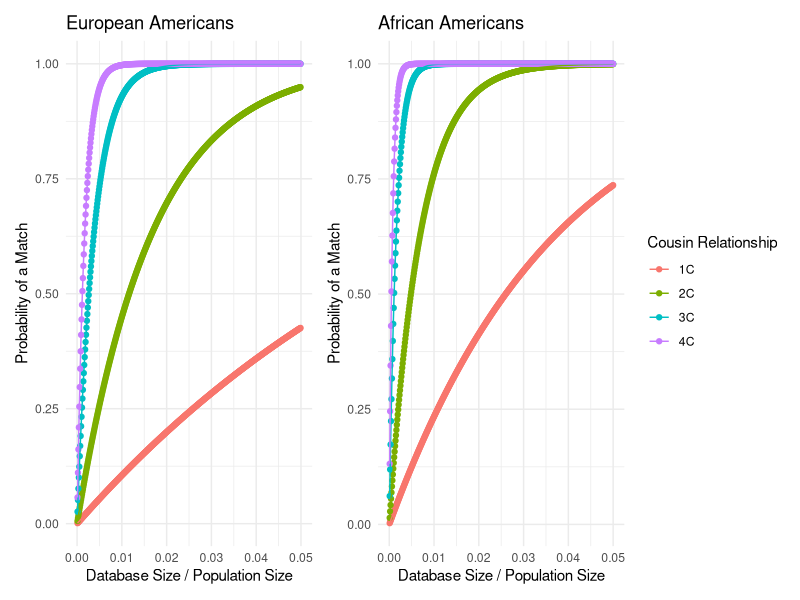
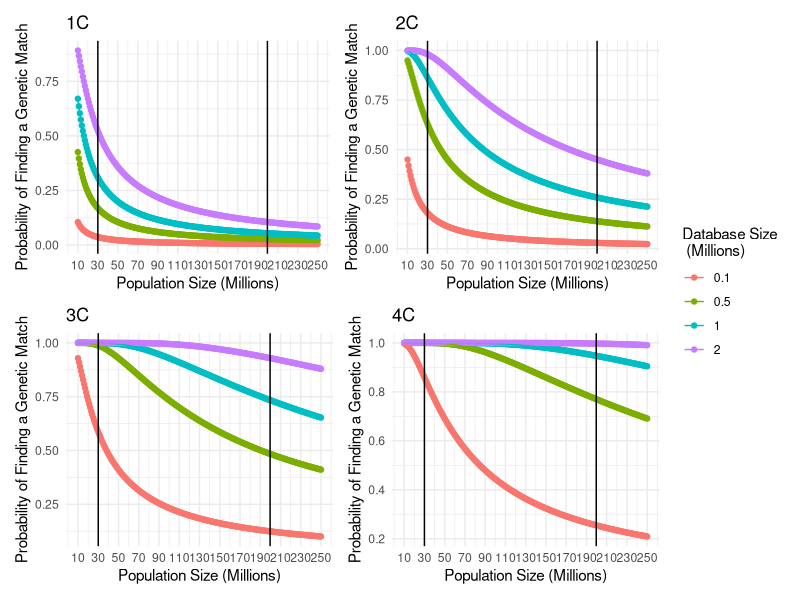
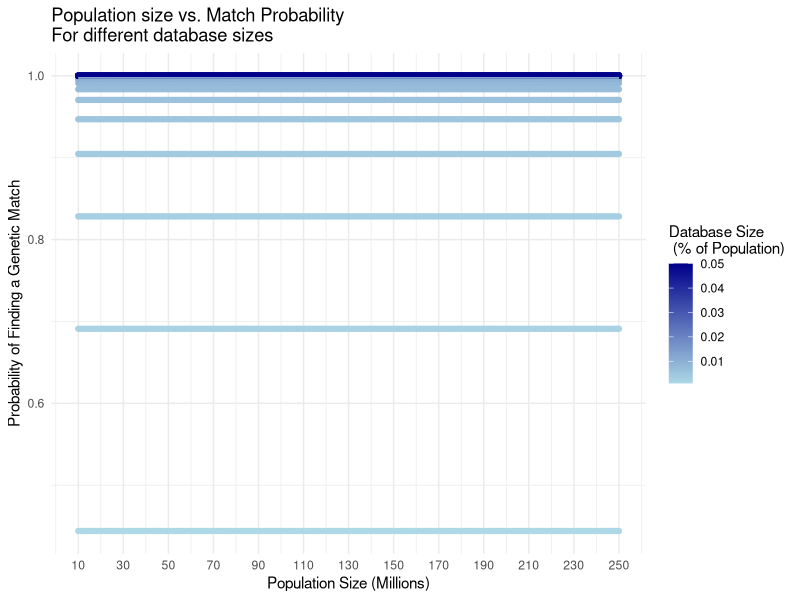
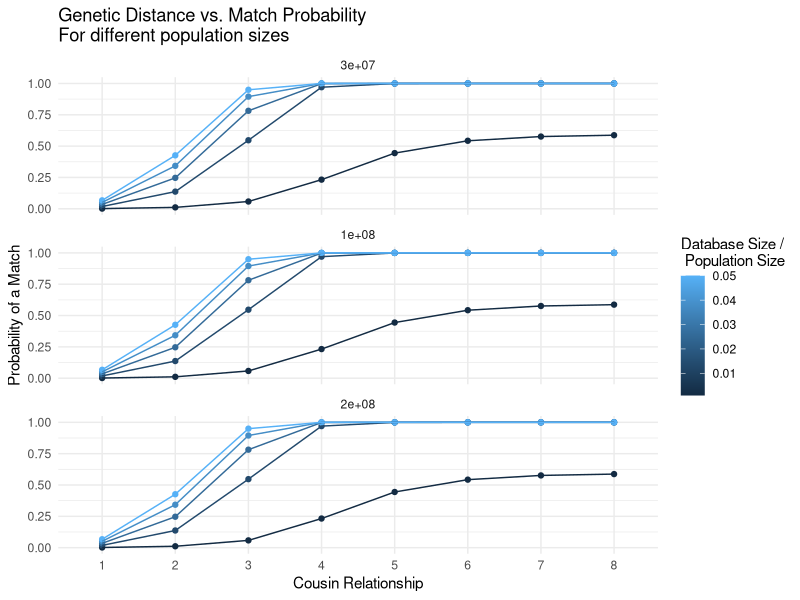
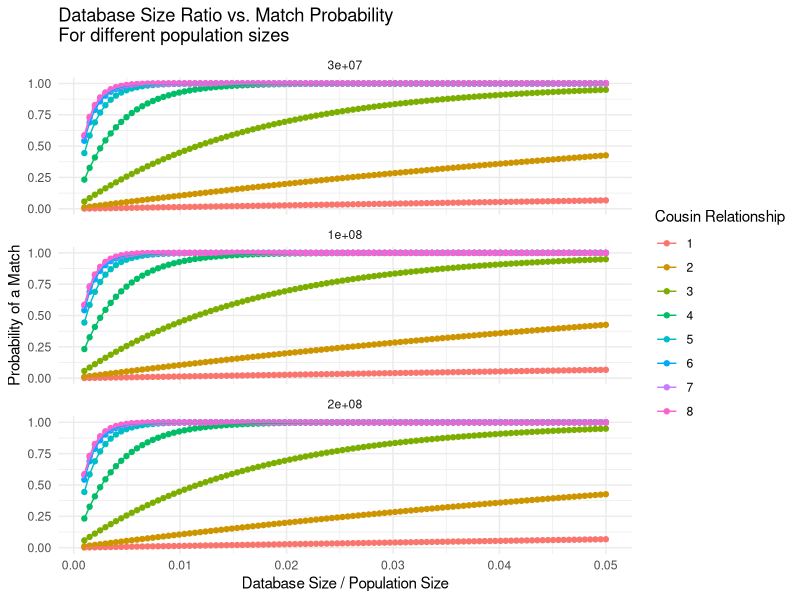
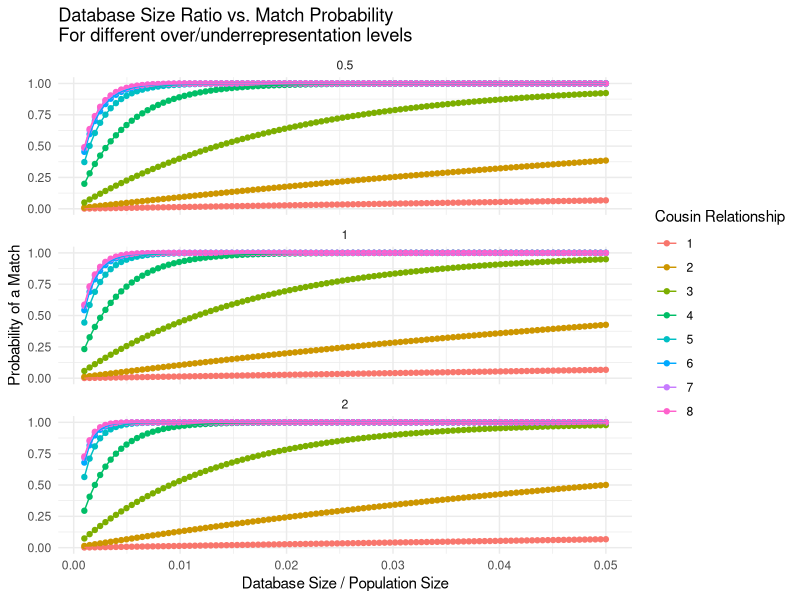
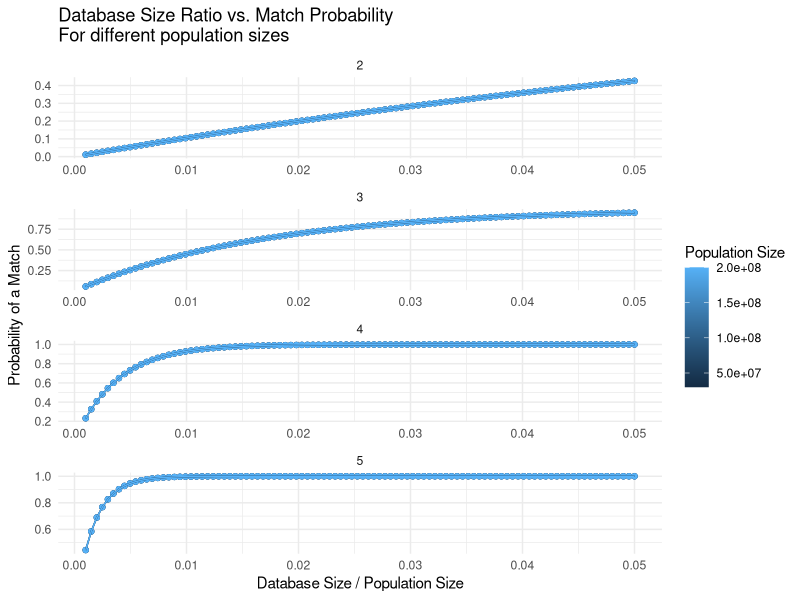
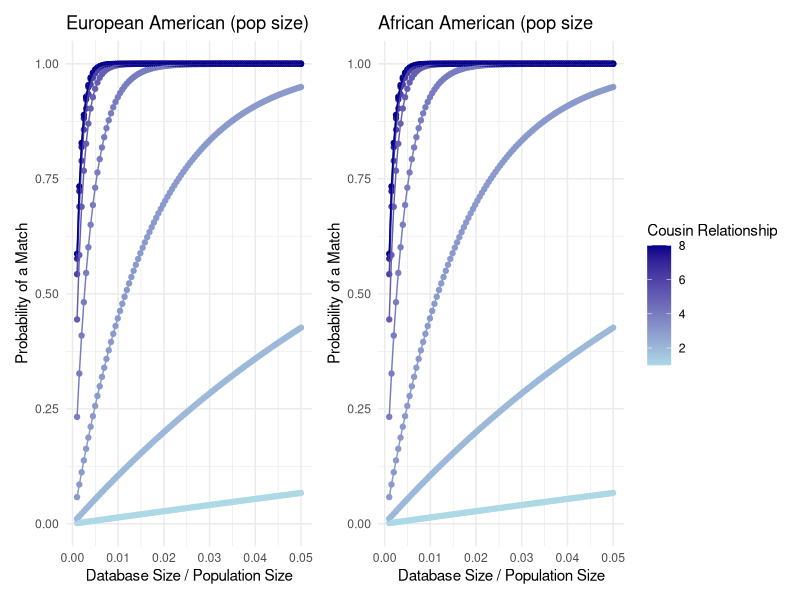

Write R code to recreate these figures, in order.
## ---- chunk 1
# Load required packages
library(tidyverse)
library(patchwork)

knitr::opts_knit$set(root.dir = "..")
knitr::opts_chunk$set(eval = TRUE, echo = FALSE, fig.width = 7, fig.height = 6)

## ---- chunk 2

# Define genome size and number of chromosomes
genome_size = 35 
num_chrs = 22

# Function to calculate the probability of a match for direct relatives
p_match = function(g, m, min_num_seg)
{
  m = m / 100 # Convert m from cM to fraction
  f = exp(-2 * g * m) / 2^(2 * g - 2) # Calculate f value
  pr = 1 - pbinom(min_num_seg - 1, num_chrs + genome_size * 2 * g, f) # Calculate probability
  return(pr)
}

# Function to calculate the probability of a match for once removed relatives
p_match_or = function(g, m, min_num_seg) 
{
  m = m / 100 # Convert m from cM to fraction
  f = exp(-(2 * g + 1) * m) / 2^(2 * g - 1) # Calculate f value
  pr = 1 - pbinom(min_num_seg - 1, num_chrs + genome_size * (2 * g + 1), f) # Calculate probability
  return(pr)
}

# Function to calculate the coverage of the database
coverage = function(Ks, maxg, N_pop, r, m, min_num_seg, min_num_rel, rep_direct = rep(1, 10), rep_or = rep(1, 10))
{
  N = N_pop / 2 # Convert population size to couple size
  pr_succ = length(Ks) # Initialize the vector of probabilities of success
  
  # Loop through database sizes
  for (i in 1:length(Ks)) 
  {
    K = Ks[i] # Current database size
    K_same = round(K * (r / 2) / (1 + r / 2)) # Calculate the number of direct relatives
    K_or = round(K * 1 / (1 + r / 2)) # Calculate the number of once removed relatives
    
    # Initialize vectors for probability calculations
    p_no_coal = numeric(maxg) 
    p_coal = numeric(maxg)
    p_no_coal_or = numeric(maxg) 
    p_coal_or = numeric(maxg)
    Ns = N * (r / 2)^(-(1:(maxg + 1))) # Calculate Ns values
    tot_p = 0
    tot_p_or = 0
    
    # Loop through generations
    for (g in 1:maxg)
    {
      f = 2^(2 * g - 2) / Ns[g] # Calculate f value for direct relatives
      f_or = 2^(2 * g - 1) / Ns[g + 1] # Calculate f value for once removed relatives
      
      # Update probabilities
      if (g > 1) {
        p_coal[g] = p_no_coal[g - 1] * f
        p_no_coal[g] = p_no_coal[g - 1] * (1 - f)
        p_coal_or[g] = p_no_coal_or[g - 1] * f_or
        p_no_coal_or[g] = p_no_coal_or[g - 1] * (1 - f_or)
      } else {
        p_coal[g] = f 
        p_no_coal[g] = 1 - f 
        p_coal_or[g] = f_or 
        p_no_coal_or[g] = 1 - f_or
      }
      
      # Update total probabilities
      tot_p = tot_p + p_coal[g] * p_match(g, m, min_num_seg) * rep_direct[g] 
      if (g < maxg) {
        tot_p_or = tot_p_or + p_coal_or[g] * p_match_or(g, m, min_num_seg) * rep_or[g]
      } 
    }

    # Calculate probability of no success
    pr_no_succ = 0
    for (n in 0:(min_num_rel - 1)) 
    {
      for (n_or in 0:n) 
      {
        pr_no_succ = pr_no_succ + dbinom(n_or, K_or, tot_p_or) * dbinom(n - n_or, K_same, tot_p)
      }
    }
    
    # Calculate the probability of success
    pr_succ[i] = 1 - pr_no_succ
  }
  
  return(pr_succ)
}

# Ks: A vector of database sizes
# maxg: Maximum relatedness to consider (1: sibs, 2: 1st cousins, 3: 2nd cousins...)
# N: Population size

# r: Mean number of children per mating pair (=per family), so 2 for a constant size population, >2 for expanding population, <1 for contracting population
# m: Maximum length in cM of a detectable segment
# min_num_seg: Minimum number of segments to declare a match
# min_num_rel: Minimum number of detected matches (=relatives) to declare success of identification


## ---- chunk 3
library(ggplot2)
library(ggrepel)

generate_plot <- function(rep_direct, rep_or, N_pop, name) {
  N = N_pop # population size
  num_K = 10000 # number of data points between 0 to 1 
  m = 6 # minimal cM
  min_num_seg = 2 # number of segments
  r = 2.5 # number of kids per couple
  Ks = round(seq(from=N/num_K, to=N, length.out=num_K))
  
  c1 = coverage(Ks, maxg = 2, N_pop, r, m, min_num_seg = 2, min_num_rel = 1, rep_direct = rep_direct, rep_or = rep_or)
  c2 = coverage(Ks, maxg = 3, N_pop, r, m, min_num_seg = 2, min_num_rel = 1, rep_direct = rep_direct, rep_or = rep_or)
  c3 = coverage(Ks, maxg = 4, N_pop, r, m, min_num_seg = 2, min_num_rel = 1, rep_direct = rep_direct, rep_or = rep_or)
  c4 = coverage(Ks, maxg = 5, N_pop, r, m, min_num_seg = 2, min_num_rel = 1, rep_direct = rep_direct, rep_or = rep_or)
  
  # Combine the data points into a single data frame
  plot_data <- data.frame(Ks = rep(Ks, 4),
                          Coverage = c(c1, c2, c3, c4),
                          Relationship = factor(rep(c("1C", "2C", "3C", "4C"), each = num_K)))
  
  # Calculate database size as a proportion of the population size
  plot_data$Ks_proportion <- plot_data$Ks / N
  
  # Filter out rows with missing values and ensure x-axis limits are respected
  plot_data <- plot_data[complete.cases(plot_data) & plot_data$Ks_proportion <= 0.05,]
  
  # Find the optimal point for labels
  optimal_x <- mean(plot_data$Ks_proportion)
  plot_data$optimal_label <- abs(plot_data$Ks_proportion - optimal_x) < 0.0001
  
  # Create a ggplot2 plot
  p <- ggplot(plot_data, aes(x = Ks_proportion, y = Coverage, color = Relationship, group = Relationship)) +
    geom_point() +
    geom_line() +
    scale_x_continuous(breaks = seq(0, 0.05, 0.01), limits = c(0, 0.05)) +
    labs(title = name,
         x = "Database Size / Population Size",
         y = "Probability of a Match",
         color = "Cousin Relationship") +
    theme_minimal() +
    theme(legend.position = "right") 
    # geom_text_repel(data = subset(plot_data, optimal_label), 
    #                 aes(label = Relationship, x = Ks_proportion, y = Coverage),
    #                 box.padding = unit(0.5, "lines"),
    #                 point.padding = unit(0.5, "lines"),
    #                 nudge_x = 0.005,
    #                 nudge_y = 0.005,
    #                 show.legend = FALSE)
  
  # Display the plot
  p
}

## ---- chunk 4

rep_direct_ea = rep(1, 10)
rep_or_ea = rep(1, 10)
N_pop_ea_1990 = 199686070

ea_fig <- generate_plot(rep_direct_ea, rep_or_ea, N_pop_ea_1990, "European Americans")



## ---- chunk 5

rep_direct_aa = rep(2.4, 10)
rep_or_aa = rep(2.4, 10)
N_pop_aa_1990 = 29986060

aa_fig <- generate_plot(rep_direct_aa, rep_or_aa, N_pop_aa_1990, "African Americans")

library(patchwork)
(ea_fig + aa_fig) + plot_layout(guides = "collect")
## ---- chunk 6
library(ggplot2)

plot_PopVsDB <- function(name, maxg, rep_direct = rep(1, 10), rep_or = rep(1, 10)) {
  m = 6 #minimal cM
  min_num_seg = 2 #number of segments
  r = 2.5 #number of kids per couple

  population_sizes <- seq(from = 10000000, to = 250000000, by = 1000000)
  database_sizes <- c(100000, 500000, 1000000, 2000000)
  results <- list()

  for (db_size in database_sizes) {
    result <- numeric()
    for (N_pop in population_sizes) {
      Ks = db_size
      cov <- coverage(Ks, maxg = maxg, N_pop, r, m, min_num_seg = 2, min_num_rel = 1, rep_direct = rep_direct, rep_or = rep_or)
      result <- c(result, cov[length(cov)])
    }
    results[[as.character(db_size)]] <- result
  }

  plot_data <- data.frame(Population = rep(population_sizes, length(database_sizes)),
                          Coverage = unlist(results),
                          DatabaseSize = factor(rep(database_sizes, each = length(population_sizes))))

  p <- ggplot(plot_data, aes(x = Population, y = Coverage, color = DatabaseSize, group = DatabaseSize)) +
    geom_point() +
    geom_line() +
    labs(title = name,
         x = "Population Size (Millions)",
         y = "Probability of Finding a Genetic Match",
         color = "Database Size\n (Millions)") +
    theme_minimal() +
    theme(legend.position = "right") +
    scale_x_continuous(labels = function(x) x / 1e6, breaks = seq(10e6, 250e6, 20e6)) +
    scale_color_discrete(labels = function(x) as.numeric(x) / 1e6)+
    geom_vline(xintercept = c(N_pop_aa_1990, N_pop_ea_1990))

  p
}


# Example usage
# Example usage
plt_1c <- plot_PopVsDB(name = "1C", maxg = 2)
plt_2c <- plot_PopVsDB(name = "2C", maxg = 3)
plt_3c <- plot_PopVsDB(name = "3C", maxg = 4)
plt_4c <- plot_PopVsDB(name = "4C", maxg = 5)

((plt_1c + plt_2c)/(plt_3c + plt_4c)) +plot_layout(guides = "collect")




## ---- chunk 7
library(ggplot2)

generate_plot <- function(name, rep_direct = rep(1, 10), rep_or = rep(1, 10)) {
  m = 6 #minimal cM
  min_num_seg = 2 #number of segments
  r = 2.5 #number of kids per couple

  population_sizes <- seq(from = 10000000, to = 250000000, by = 1000000)
  db_percentage <- seq(from = 0.001, to = 0.05, by = 0.001)
  results <- list()

  for (percent in db_percentage) {
    result <- numeric()
    for (N_pop in population_sizes) {
      Ks = round(N_pop * percent)
      cov <- coverage(Ks, maxg = 5, N_pop, r, m, min_num_seg = 2, min_num_rel = 1, rep_direct = rep_direct, rep_or = rep_or)
      result <- c(result, cov[length(cov)])
    }
    results[[as.character(percent)]] <- result
  }

  plot_data <- data.frame(Population = rep(population_sizes, length(db_percentage)),
                          Coverage = unlist(results),
                          DatabasePercentage = rep(db_percentage, each = length(population_sizes)))

  p <- ggplot(plot_data, aes(x = Population, y = Coverage, color = DatabasePercentage, group = DatabasePercentage)) +
    geom_point() +
    geom_line() +
    labs(title = name,
         x = "Population Size (Millions)",
         y = "Probability of Finding a Genetic Match",
         color = "Database Size\n (% of Population)") +
    theme_minimal() +
    theme(legend.position = "right") +
    scale_x_continuous(labels = function(x) x / 1e6, breaks = seq(10e6, 250e6, 20e6)) +
    scale_color_gradientn(colors = colorRampPalette(c("lightblue", "darkblue"))(length(db_percentage)))

  p
}

# Example usage
generate_plot(name = "Population size vs. Match Probability \nFor different database sizes")

## ---- chunk 8
library(ggplot2)

generate_plot <- function(rep_direct, rep_or, population_sizes, name) {
  num_K = 10000 # number of data points between 0 to 1
  m = 6 # minimal cM
  min_num_seg = 2 # number of segments
  r = 2.5 # number of kids per couple
  relationships <- 1:8
  db_prop_range <- seq(from=0.001, to=0.05, length.out=5)

  plot_data <- data.frame()

  for (N_pop in population_sizes) {
    Ks = round(seq(from=N_pop/num_K, to=N_pop, length.out=num_K))
    for (db_prop in db_prop_range) {
      db_size <- round(N_pop * db_prop)
      c_relationship <- sapply(relationships, function(maxg) {
        coverage(db_size, maxg, N_pop, r, m, min_num_seg = 2, min_num_rel = 1, rep_direct = rep_direct, rep_or = rep_or)
      })
      temp_data <- data.frame(Population = N_pop,
                              Relationship = factor(relationships),
                              Coverage = c_relationship,
                              DatabaseProportion = db_prop)
      plot_data <- rbind(plot_data, temp_data)
    }
  }

  p <- ggplot(plot_data, aes(x = Relationship, y = Coverage, color = DatabaseProportion, group = DatabaseProportion)) +
    geom_point() +
    geom_line() +
    labs(title = name,
         x = "Cousin Relationship",
         y = "Probability of a Match",
         color = "Database Size /\n Population Size") +
    theme_minimal() +
    theme(legend.position = "right") +
    facet_wrap(~ Population, ncol = 1)

  p
}

# Example usage
generate_plot(rep_direct = rep(1, 10), rep_or = rep(1, 10), population_sizes = c(30e6, 100e6, 200e6), name = "Genetic Distance vs. Match Probability \nFor different population sizes")


## ---- chunk 9
library(ggplot2)

generate_plot <- function(rep_direct, rep_or, population_sizes, name) {
  num_K = 10000 # number of data points between 0 to 1
  m = 6 # minimal cM
  min_num_seg = 2 # number of segments
  r = 2.5 # number of kids per couple
  relationships <- 1:8
  db_prop_range <- seq(from=0.001, to=0.05, length.out=100)

  plot_data <- data.frame()

  for (N_pop in population_sizes) {
    Ks = round(seq(from=N_pop/num_K, to=N_pop, length.out=num_K))
    for (db_prop in db_prop_range) {
      db_size <- round(N_pop * db_prop)
      c_relationship <- sapply(relationships, function(maxg) {
        coverage(db_size, maxg, N_pop, r, m, min_num_seg = 2, min_num_rel = 1, rep_direct = rep_direct, rep_or = rep_or)
      })
      temp_data <- data.frame(Population = N_pop,
                              Relationship = factor(relationships),
                              Coverage = c_relationship,
                              DatabaseProportion = db_prop)
      plot_data <- rbind(plot_data, temp_data)
    }
  }

  p <- ggplot(plot_data, aes(x = DatabaseProportion, y = Coverage, color = Relationship, group = Relationship)) +
    geom_point() +
    geom_line() +
    labs(title = name,
         x = "Database Size / Population Size",
         y = "Probability of a Match",
         color = "Cousin Relationship") +
    theme_minimal() +
    theme(legend.position = "right") +
    facet_wrap(~ Population, ncol = 1)

  p
}

# Example usage
generate_plot(rep_direct = rep(1, 10), rep_or = rep(1, 10), population_sizes = c(30e6, 100e6, 200e6), name = "Database Size Ratio vs. Match Probability \nFor different population sizes")


## ---- chunk 10
library(ggplot2)

generate_plot <- function(rep_direct, rep_or, overrepresentation_factors, name) {
  num_K = 10000 # number of data points between 0 to 1
  m = 6 # minimal cM
  min_num_seg = 2 # number of segments
  r = 2.5 # number of kids per couple
  relationships <- 1:8
  db_prop_range <- seq(from=0.001, to=0.05, length.out=100)
  N_pop <- 100000000 # population size

  plot_data <- data.frame()

  for (factor in overrepresentation_factors) {
    modified_rep_or <- rep_or * factor
    Ks = round(seq(from=N_pop/num_K, to=N_pop, length.out=num_K))
    for (db_prop in db_prop_range) {
      db_size <- round(N_pop * db_prop)
      c_relationship <- sapply(relationships, function(maxg) {
        coverage(db_size, maxg, N_pop, r, m, min_num_seg = 2, min_num_rel = 1, rep_direct = rep_direct, rep_or = modified_rep_or)
      })
      temp_data <- data.frame(OverrepresentationFactor = factor,
                              Relationship = factor(relationships),
                              Coverage = c_relationship,
                              DatabaseProportion = db_prop)
      plot_data <- rbind(plot_data, temp_data)
    }
  }

  p <- ggplot(plot_data, aes(x = DatabaseProportion, y = Coverage, color = Relationship, group = Relationship)) +
    geom_point() +
    geom_line() +
    labs(title = name,
         x = "Database Size / Population Size",
         y = "Probability of a Match",
         color = "Cousin Relationship") +
    theme_minimal() +
    theme(legend.position = "right") +
    facet_wrap(~ OverrepresentationFactor, ncol = 1)

  p
}

# Example usage
generate_plot(rep_direct = rep(1, 10), rep_or = rep(1, 10), overrepresentation_factors = c(0.5, 1, 2), name = "Database Size Ratio vs. Match Probability \nFor different over/underrepresentation levels")


## ---- chunk 11
library(ggplot2)

generate_plot <- function(rep_direct, rep_or, population_sizes, name) {
  num_K = 10000 # number of data points between 0 to 1
  m = 6 # minimal cM
  min_num_seg = 2 # number of segments
  r = 2.5 # number of kids per couple
  relationships <- 2:5
  db_prop_range <- seq(from=0.001, to=0.05, length.out=100)

  plot_data <- data.frame()

  for (N_pop in population_sizes) {
    Ks = round(seq(from=N_pop/num_K, to=N_pop, length.out=num_K))
    for (db_prop in db_prop_range) {
      db_size <- round(N_pop * db_prop)
      c_relationship <- sapply(relationships, function(maxg) {
        coverage(db_size, maxg, N_pop, r, m, min_num_seg = 2, min_num_rel = 1, rep_direct = rep_direct, rep_or = rep_or)
      })
      temp_data <- data.frame(PopulationSize = N_pop,
                              Relationship = factor(relationships),
                              Coverage = c_relationship,
                              DatabaseProportion = db_prop)
      plot_data <- rbind(plot_data, temp_data)
    }
  }

  p <- ggplot(plot_data, aes(x = DatabaseProportion, y = Coverage, color = PopulationSize, group = PopulationSize)) +
    geom_point() +
    geom_line() +
    labs(title = name,
         x = "Database Size / Population Size",
         y = "Probability of a Match",
         color = "Population Size") +
    theme_minimal() +
    theme(legend.position = "right") +
    facet_wrap(~ Relationship, ncol = 1, scales = "free")

  p
}

# Example usage
generate_plot(rep_direct = rep(1, 10), rep_or = rep(1, 10), population_sizes = c(30000000, 100000000, 200000000), name = "Database Size Ratio vs. Match Probability \nFor different population sizes")


## ---- chunk 12
library(ggplot2)

generate_plot <- function(rep_direct, rep_or, N_pop, name) {
  num_K = 10000 # number of data points between 0 to 1
  m = 6 # minimal cM
  min_num_seg = 2 # number of segments
  r = 2.5 # number of kids per couple
  relationships <- 1:8
  db_prop_range <- seq(from=0.001, to=0.05, length.out=100)

  plot_data <- data.frame()

  Ks = round(seq(from=N_pop/num_K, to=N_pop, length.out=num_K))
  for (db_prop in db_prop_range) {
    db_size <- round(N_pop * db_prop)
    c_relationship <- sapply(relationships, function(maxg) {
      coverage(db_size, maxg, N_pop, r, m, min_num_seg = 2, min_num_rel = 1, rep_direct = rep_direct, rep_or = rep_or)
    })
    temp_data <- data.frame(PopulationSize = N_pop,
                            Relationship = relationships,
                            Coverage = c_relationship,
                            DatabaseProportion = db_prop)
    plot_data <- rbind(plot_data, temp_data)
  }

  p <- ggplot(plot_data, aes(x = DatabaseProportion, y = Coverage, color = Relationship, group = Relationship)) +
    geom_point() +
    geom_line() +
    scale_color_gradient(low = "lightblue", high = "darkblue") +
    labs(title = name,
         x = "Database Size / Population Size",
         y = "Probability of a Match",
         color = "Cousin Relationship") +
    theme_minimal() +
    theme(legend.position = "right")

  p
}

# Example usage
ea <- generate_plot(rep_direct = rep(1, 10), rep_or = rep(1, 10), N_pop = N_pop_ea_1990, name = "European American (pop size)")

aa <- generate_plot(rep_direct = rep(1, 10), rep_or = rep(1, 10), N_pop = N_pop_aa_1990, name = "African American (pop size")

(ea + aa)+plot_layout(guides = "collect")
